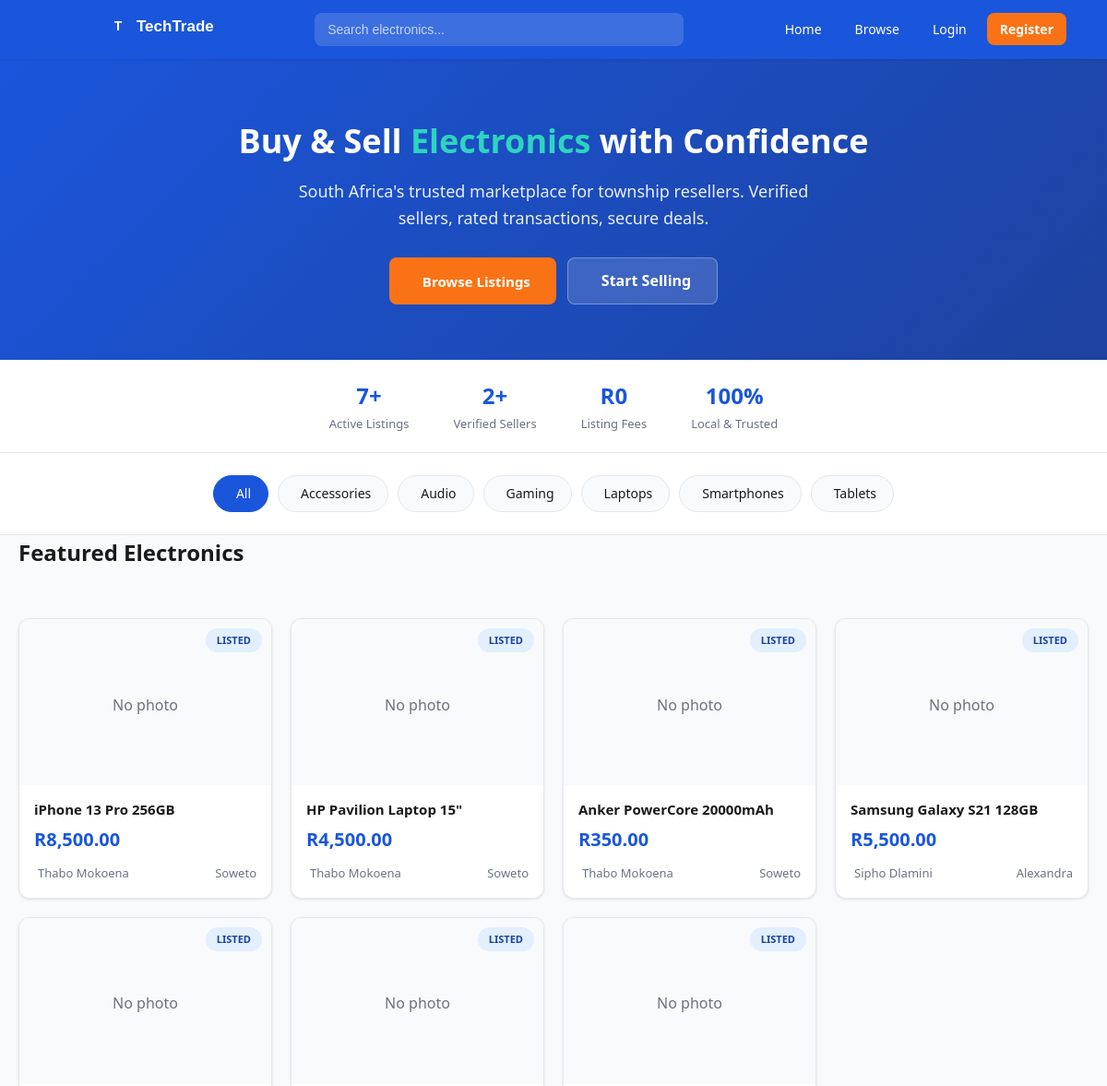
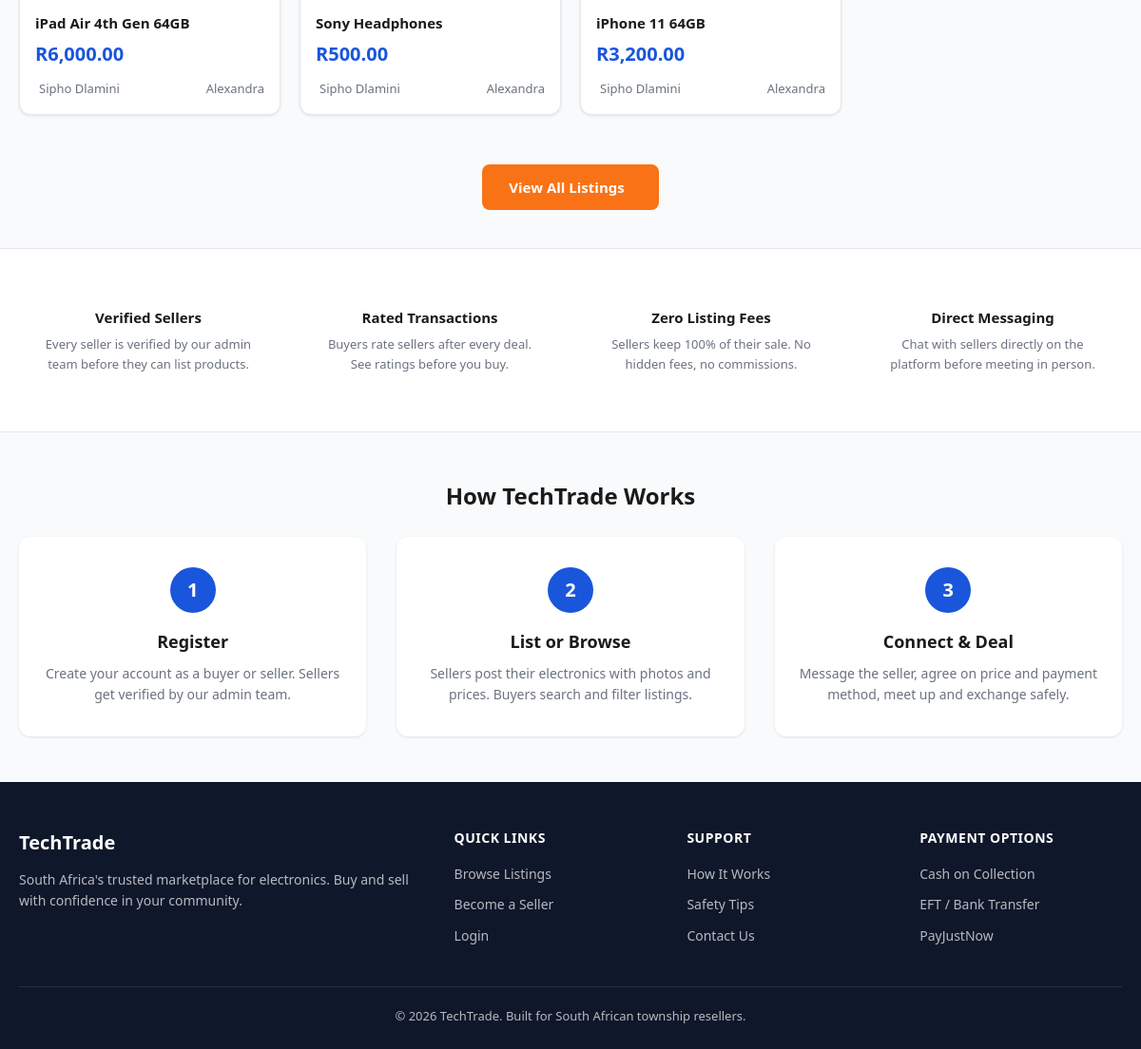
The page / on the database its author committed (2 pictures, top to bottom).
### tables this page shows
CREATE TABLE categories (
    category_id INT AUTO_INCREMENT PRIMARY KEY,
    name VARCHAR(50) NOT NULL,
    icon VARCHAR(30) DEFAULT 'ti-device-mobile'
);

CREATE TABLE listings (
    listing_id INT AUTO_INCREMENT PRIMARY KEY,
    seller_id INT NOT NULL,
    category_id INT NOT NULL,
    title VARCHAR(150) NOT NULL,
    description TEXT,
    price DECIMAL(10,2) NOT NULL,
    condition_status ENUM('New','Used - Like New','Used - Good','Used - Fair') DEFAULT 'Used - Good',
    image_url VARCHAR(255) DEFAULT '',
    status ENUM('Listed','Pending','Sold','Cancelled') DEFAULT 'Listed',
    created_at TIMESTAMP DEFAULT CURRENT_TIMESTAMP,
    updated_at TIMESTAMP DEFAULT CURRENT_TIMESTAMP ON UPDATE CURRENT_TIMESTAMP,
    FOREIGN KEY (seller_id) REFERENCES users(user_id) ON DELETE CASCADE,
    FOREIGN KEY (category_id) REFERENCES categories(category_id)
);

CREATE TABLE users (
    user_id INT AUTO_INCREMENT PRIMARY KEY,
    full_name VARCHAR(100) NOT NULL,
    email VARCHAR(100) NOT NULL UNIQUE,
    password_hash VARCHAR(255) NOT NULL,
    phone VARCHAR(20),
    location VARCHAR(100),
    role ENUM('buyer','seller','admin') DEFAULT 'buyer',
    is_verified TINYINT DEFAULT 0,
    created_at TIMESTAMP DEFAULT CURRENT_TIMESTAMP
);

### includes/auth.php (called while the page is built, shortened)
<?php
function is_logged_in() {
    return false;
}
?>

### index.php (the view, shortened to what this page needs)
<?php
require_once 'includes/db.php';
require_once 'includes/auth.php';
$sql = "SELECT l.*, u.full_name as seller_name, u.location, c.name as category_name
        FROM listings l
        JOIN users u ON l.seller_id = u.user_id
        JOIN categories c ON l.category_id = c.category_id
        WHERE l.status = 'Listed'
        ORDER BY l.created_at DESC
        LIMIT 8";
$result = mysqli_query($conn, $sql);
$cat_sql = "SELECT * FROM categories ORDER BY name";
$cat_result = mysqli_query($conn, $cat_sql);
$count_sql = "SELECT COUNT(*) as total FROM listings WHERE status = 'Listed'";
$count_result = mysqli_query($conn, $count_sql);
$count_row = mysqli_fetch_assoc($count_result);
$total_listings = $count_row['total'];
$seller_sql = "SELECT COUNT(*) as total FROM users WHERE role = 'seller' AND is_verified = 1";
$seller_result = mysqli_query($conn, $seller_sql);
$seller_row = mysqli_fetch_assoc($seller_result);
$total_sellers = $seller_row['total'];
include 'includes/header.php';
?>
<section class="hero">
    <div class="container">
        <h1>Buy & Sell <span>Electronics</span> with Confidence</h1>
        <p>South Africa's trusted marketplace for township resellers. Verified sellers, rated transactions, secure deals.</p>
        <div class="hero-buttons">
            <a href="/listings.php" class="btn-primary">
                <i class="ti ti-search"></i> Browse Listings
            </a>
            <a href="/register.php" class="btn-secondary">
                <i class="ti ti-user-plus"></i> Start Selling
            </a>
        </div>
    </div>
</section>
<section style="background: var(--white); padding: 20px 0; border-bottom: 1px solid var(--border);">
    <div class="container" style="display: flex; justify-content: center; gap: 48px; flex-wrap: wrap;">
        <div style="text-align: center;">
            <div style="font-size: 24px; font-weight: 700; color: var(--primary);"><?php echo $total_listings; ?>+</div>
            <div style="font-size: 13px; color: var(--text-light);">Active Listings</div>
        </div>
        <div style="text-align: center;">
            <div style="font-size: 24px; font-weight: 700; color: var(--primary);"><?php echo $total_sellers; ?>+</div>
            <div style="font-size: 13px; color: var(--text-light);">Verified Sellers</div>
        </div>
        <div style="text-align: center;">
            <div style="font-size: 24px; font-weight: 700; color: var(--primary);">R0</div>
            <div style="font-size: 13px; color: var(--text-light);">Listing Fees</div>
        </div>
        <div style="text-align: center;">
            <div style="font-size: 24px; font-weight: 700; color: var(--primary);">100%</div>
            <div style="font-size: 13px; color: var(--text-light);">Local & Trusted</div>
        </div>
    </div>
</section>
<section class="categories">
    <div class="container">
        <div class="category-chips">
            <a href="/listings.php" class="category-chip active">
                <i class="ti ti-layout-grid"></i> All
            </a>
            <?php while ($cat = mysqli_fetch_assoc($cat_result)): ?>
            <a href="/listings.php?category=<?php echo $cat['category_id']; ?>" class="category-chip">
                <i class="ti <?php echo $cat['icon']; ?>"></i> <?php echo $cat['name']; ?>
            </a>
            <?php endwhile; ?>
        </div>
    </div>
</section>
<section class="container">
    <h2 class="section-title">Featured Electronics</h2>
    <div class="product-grid">
        <?php while ($item = mysqli_fetch_assoc($result)): ?>
        <div class="p-card">
            <div class="p-card-img">
                <?php if ($item['image_url'] != ''): ?>
                    <img src="/uploads/<?php echo $item['image_url']; ?>" alt="<?php echo $item['title']; ?>">
                <?php else: ?>
                    <div class="no-image">
                        <span>No photo</span>
                    </div>
                <?php endif; ?>
                <span class="status-badge status-<?php echo strtolower($item['status']); ?>"><?php echo $item['status']; ?></span>
            </div>
            <div class="p-card-body">
                <div class="p-card-title"><?php echo $item['title']; ?></div>
                <div class="p-card-price">R<?php echo number_format($item['price'], 2); ?></div>
                <div class="p-card-meta">
                    <span class="p-card-seller">
                        <i class="ti ti-user"></i> <?php echo $item['seller_name']; ?>
                    </span>
                    <span><i class="ti ti-map-pin"></i> <?php echo $item['location']; ?></span>
                </div>
            </div>
        </div>
        <?php endwhile; ?>
    </div>
    <div style="text-align: center; padding: 20px 0 40px;">
        <a href="/listings.php" class="btn-primary">
            View All Listings <i class="ti ti-arrow-right"></i>
        </a>
    </div>
</section>
<section class="trust-strip">
    <div class="container">
        <div class="trust-grid">
            <div class="trust-item">
                <h4>Verified Sellers</h4>
                <p>Every seller is verified by our admin team before they can list products.</p>
            </div>
            <div class="trust-item">
                <h4>Rated Transactions</h4>
                <p>Buyers rate sellers after every deal. See ratings before you buy.</p>
            </div>
            <div class="trust-item">
                <h4>Zero Listing Fees</h4>
                <p>Sellers keep 100% of their sale. No hidden fees, no commissions.</p>
            </div>
            <div class="trust-item">
                <h4>Direct Messaging</h4>
                <p>Chat with sellers directly on the platform before meeting in person.</p>
            </div>
        </div>
    </div>
</section>
<section class="how-it-works">
    <div class="container">
        <h2 class="section-title" style="text-align: center;">How TechTrade Works</h2>
        <div class="steps-grid">
            <div class="step-card">
                <div class="step-number">1</div>
                <h3>Register</h3>
                <p>Create your account as a buyer or seller. Sellers get verified by our admin team.</p>
            </div>
            <div class="step-card">
                <div class="step-number">2</div>
                <h3>List or Browse</h3>
                <p>Sellers post their electronics with photos and prices. Buyers search and filter listings.</p>
            </div>
            <div class="step-card">
                <div class="step-number">3</div>
                <h3>Connect & Deal</h3>
                <p>Message the seller, agree on price and payment method, meet up and exchange safely.</p>
            </div>
        </div>
    </div>
</section>
<?php include 'includes/footer.php'; ?>

### includes/header.php (shortened to what this page needs)
<!DOCTYPE html>
<html lang="en">
<head>
    <link rel="stylesheet" href="/css/style.css">
    <link rel="stylesheet" href="https://cdn.jsdelivr.net/npm/@tabler/icons-webfont@latest/dist/tabler-icons.min.css">
</head>
<body>
    <nav class="navbar">
        <div class="container nav-container">
            <a href="/index.php" class="nav-logo">
                <a href="/index.php" class="nav-logo">
                    <svg width="130" height="32" viewBox="0 0 130 32">
                        <text x="12" y="21" font-family="Arial" font-size="14" font-weight="700" fill="white" text-anchor="middle">T</text>
                        <text x="32" y="22" font-family="Arial" font-size="17" font-weight="600" fill="white">TechTrade</text>
                    </svg>
                </a>
                <form action="/listings.php" method="GET" class="nav-search">
                    <input type="text" name="search" placeholder="Search electronics..." value="<?php echo isset($_GET['search']) ? clean($_GET['search']) : ''; ?>">
                </form>
                <ul class="nav-links">
                    <li><a href="/index.php">Home</a></li>
                    <li><a href="/listings.php">Browse</a></li>
                    <?php if (is_logged_in()): ?>
                        <?php if (is_seller()): ?>
                            <li><a href="/seller_dashboard.php">Dashboard</a></li>
                            <li><a href="/post_listing.php" class="btn-post">+ Sell Item</a></li>
                        <?php endif; ?>
                        <?php if (is_admin()): ?>
                            <li><a href="/admin_dashboard.php">Admin</a></li>
                        <?php endif; ?>
                        <?php
                        $cart_count = 0;
                        if (is_logged_in() && isset($conn)) {
                            $uid = intval($_SESSION['user_id']);
                            $count_sql = "SELECT SUM(quantity) AS total FROM cart WHERE user_id = $uid";
                            $count_result = mysqli_query($conn, $count_sql);
                            if ($count_result) {
                                $count_row = mysqli_fetch_assoc($count_result);
                                $cart_count = $count_row['total'] ? intval($count_row['total']) : 0;
                            }
                        }
                        ?>
                        <li>
                            <a href="/cart.php" style="position: relative;">
                                <i class="ti ti-shopping-cart"></i> Cart
                                <?php if ($cart_count > 0): ?>
                                    <span style="position: absolute; top: -8px; right: -8px; background: var(--accent); color: white; font-size: 11px; font-weight: 700; padding: 2px 6px; border-radius: 10px; min-width: 18px; text-align: center;"><?php echo $cart_count; ?></span>
                                <?php endif; ?>
                            </a>
                        </li>
                        <li><a href="/my_account.php">My Account</a></li>
                        <li><a href="/logout.php">Logout</a></li>
                    <?php else: ?>
                        <li><a href="/login.php">Login</a></li>
                        <li><a href="/register.php" class="btn-register">Register</a></li>
                    <?php endif; ?>
                    <li><button class="theme-toggle" onclick="toggleDarkMode()" title="Toggle Dark Mode">
                        </button></li>
                </ul>
        </div>
    </nav>

### includes/footer.php (shortened to what this page needs)
<footer class="footer">
    <div class="container">
        <div class="footer-grid">
            <div class="footer-brand">
                <h3>TechTrade</h3>
                <p>South Africa's trusted marketplace for electronics. Buy and sell with confidence in your community.</p>
            </div>
            <div class="footer-links">
                <h4>Quick Links</h4>
                <a href="/listings.php">Browse Listings</a>
                <a href="/register.php">Become a Seller</a>
                <a href="/login.php">Login</a>
            </div>
            <div class="footer-links">
    <h4>Support</h4>
    <a href="/how_it_works.php">How It Works</a>
    <a href="/safety_tips.php">Safety Tips</a>
    <a href="/contact.php">Contact Us</a>
</div>
            <div class="footer-links">
                <h4>Payment Options</h4>
                <p><i class="ti ti-cash"></i> Cash on Collection</p>
                <p><i class="ti ti-building-bank"></i> EFT / Bank Transfer</p>
                <p><i class="ti ti-credit-card"></i> PayJustNow</p>
            </div>
        </div>
        <div class="footer-bottom">
            <p>&copy; <?php echo date('Y'); ?> TechTrade. Built for South African township resellers.</p>
        </div>
    </div>
</footer>
</body>
</html>

### rows shown on the page
categories: name "Accessories"
categories: name "Audio"
categories: name "Gaming"
categories: name "Laptops"
categories: name "Smartphones"
categories: name "Tablets"
listings: image_url "No photo", status "LISTED", title "iPhone 13 Pro 256GB", price "8,500.00", seller.full_name "Thabo Mokoena", seller.location "Soweto"
listings: image_url "No photo", status "LISTED", title "HP Pavilion Laptop 15\"", price "4,500.00", seller.full_name "Thabo Mokoena", seller.location "Soweto"
listings: image_url "No photo", status "LISTED", title "Anker PowerCore 20000mAh", price "350.00", seller.full_name "Thabo Mokoena", seller.location "Soweto"
listings: image_url "No photo", status "LISTED", title "Samsung Galaxy S21 128GB", price "5,500.00", seller.full_name "Sipho Dlamini", seller.location "Alexandra"
listings: image_url "No photo", status "LISTED", title "iPad Air 4th Gen 64GB", price "6,000.00", seller.full_name "Sipho Dlamini", seller.location "Alexandra"
listings: image_url "No photo", status "LISTED", title "Sony Headphones", price "500.00", seller.full_name "Sipho Dlamini", seller.location "Alexandra"
listings: image_url "No photo", status "LISTED", title "iPhone 11 64GB", price "3,200.00", seller.full_name "Sipho Dlamini", seller.location "Alexandra"

### other values the page prints
$total_listings "7"
$total_sellers "2"
